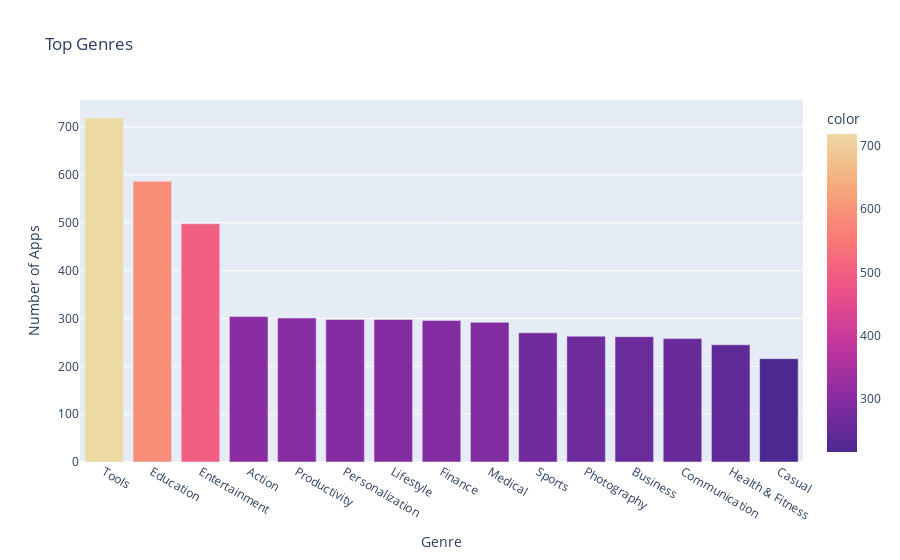

Notebook code for this chart:
### Code cell
genre_bar = px.bar(x=genres_by_num_of_app.index[:15], y=genres_by_num_of_app.values[:15],
                   labels={'x': 'Genre', 'y': 'Number of Apps'},
                   hover_name=genres_by_num_of_app.index[:15],
                   color=genres_by_num_of_app.values[:15],
                   title="Top Genres", color_continuous_scale="Agsunset")

genre_bar.show()

### Figure 1 — Plotly figure (JSON) as saved in the notebook; plotly's stock layout.template omitted (floating-point values rounded to 4 significant figures)
{"data": [{"alignmentgroup": "True", "hovertemplate": "<b>%{hovertext}</b><br><br>Genre=%{x}<br>Number of Apps=%{y}<br>color=%{marker.color}<extra></extra>", "hovertext": ["Tools", "Education", "Entertainment", "Action", "Productivity", "Personalization", "Lifestyle", "Finance", "Medical", "Sports", "Photography", "Business", "Communication", "Health & Fitness", "Casual"], "legendgroup": "", "marker": {"color": [719, 587, 498, 304, 301, 298, 298, 296, 292, 270, 263, 262, 258, 245, 216], "coloraxis": "coloraxis", "pattern": {"shape": ""}}, "name": "", "offsetgroup": "", "orientation": "v", "showlegend": false, "textposition": "auto", "type": "bar", "x": ["Tools", "Education", "Entertainment", "Action", "Productivity", "Personalization", "Lifestyle", "Finance", "Medical", "Sports", "Photography", "Business", "Communication", "Health & Fitness", "Casual"], "xaxis": "x", "y": [719, 587, 498, 304, 301, 298, 298, 296, 292, 270, 263, 262, 258, 245, 216], "yaxis": "y"}], "layout": {"barmode": "relative", "coloraxis": {"colorbar": {"title": {"text": "color"}}, "colorscale": [[0, "rgb(75, 41, 145)"], [0.1667, "rgb(135, 44, 162)"], [0.3333, "rgb(192, 54, 157)"], [0.5, "rgb(234, 79, 136)"], [0.6667, "rgb(250, 120, 118)"], [0.8333, "rgb(246, 169, 122)"], [1, "rgb(237, 217, 163)"]]}, "legend": {"tracegroupgap": 0}, "title": {"text": "Top Genres"}, "xaxis": {"anchor": "y", "domain": [0, 1], "title": {"text": "Genre"}}, "yaxis": {"anchor": "x", "domain": [0, 1], "title": {"text": "Number of Apps"}}}}
